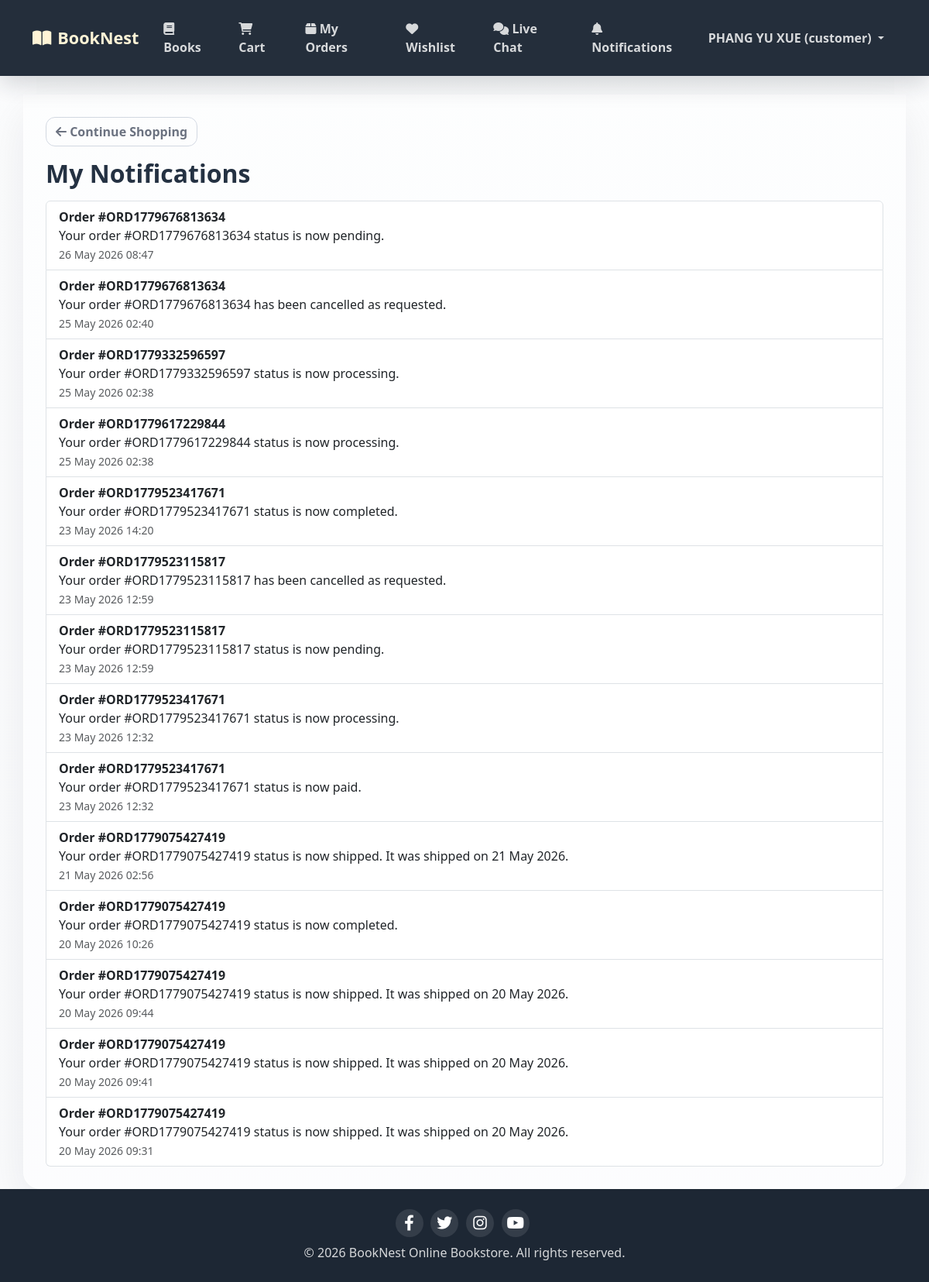
The page /Customer/notification.php (signed in) on the database its author committed.
### tables this page shows
CREATE TABLE `notifications` (
  `id` int(10) UNSIGNED NOT NULL,
  `user_id` int(10) UNSIGNED NOT NULL,
  `order_id` int(10) UNSIGNED NOT NULL,
  `message` text NOT NULL,
  `is_read` tinyint(1) DEFAULT 0,
  `created_at` timestamp NOT NULL DEFAULT current_timestamp()
);

CREATE TABLE `orders` (
  `id` int(10) UNSIGNED NOT NULL,
  `user_id` int(10) UNSIGNED NOT NULL,
  `order_number` varchar(50) NOT NULL,
  `total_amount` decimal(10,2) NOT NULL,
  `status` enum('pending','paid','processing','shipped','completed','cancelled') NOT NULL DEFAULT 'pending',
  `payment_status` enum('unpaid','paid') NOT NULL DEFAULT 'unpaid',
  `payment_proof` varchar(255) DEFAULT NULL,
  `order_date` timestamp NOT NULL DEFAULT current_timestamp(),
  `discount_amount` decimal(10,2) DEFAULT 0.00,
  `voucher_code` varchar(50) DEFAULT NULL,
  `cancel_requested` tinyint(1) DEFAULT 0,
  `shipped_date` datetime DEFAULT NULL,
  `cancellation_reason` text DEFAULT NULL
);

### Customer/notification.php (the view, shortened to what this page needs)
<?php
require_once '../Customize&Database/access.php';
$userId = $_SESSION['user_id'];
$stmt = $pdo->prepare("SELECT n.*, o.order_number FROM notifications n JOIN orders o ON n.order_id = o.id WHERE n.user_id = ? ORDER BY n.created_at DESC");
$stmt->execute([$userId]);
$notifications = $stmt->fetchAll();
include '../Customize&Database/header.php';
?>
<div class="mb-3">
    <a href="selectBook.php" class="btn btn-outline-secondary">
        <i class="fas fa-arrow-left"></i> Continue Shopping
    </a>
</div>
<h2>My Notifications</h2>
<?php if (count($notifications) == 0): ?>
    <div class="alert alert-info">You have no notifications.</div>
<?php else: ?>
    <div class="list-group">
        <?php foreach ($notifications as $notif): ?>
            <div class="list-group-item">
                <strong>Order #<?= htmlspecialchars($notif['order_number']) ?></strong><br>
                <?= htmlspecialchars($notif['message']) ?><br>
                <small class="text-muted"><?= date('d M Y H:i', strtotime($notif['created_at'])) ?></small>
            </div>
        <?php endforeach; ?>
    </div>
<?php endif; ?>
<?php include '../Customize&Database/footer.php'; ?>

### Customize&Database/design.css (style rules this page uses)
html, body { min-height: 100%; margin: 0; padding: 0; }
body { background: linear-gradient(180deg, rgba(246, 248, 251, 0.35), rgba(246, 248, 251, 0.55)), url('/finalproject/booknestonlinebookstoresystem/Image/background6.jpg'); background-size: cover; background-position: center center; background-repeat: no-repeat; background-attachment: fixed; color: var(--bn-ink); display: flex; flex-direction: column; font-family: "Segoe UI", Arial, sans-serif; min-height: 100vh; }
body, p, .description, .card-text { color: var(--bn-ink); font-weight: 400; }
h1, h2, h3, h4, h5, .navbar-brand { letter-spacing: 0; }
h2, h3 { color: var(--bn-ink); font-weight: 800; margin-bottom: 1rem; }
.btn { border-radius: 12px; font-weight: 700; }
.btn-outline-secondary { border-color: #d2d8e1; color: var(--bn-muted); }

### rows shown on the page
notifications: order.order_number "ORD1779676813634", message "Your order #ORD1779676813634 status is now pending.", created_at "26 May 2026 08:47"
notifications: order.order_number "ORD1779676813634", message "Your order #ORD1779676813634 has been cancelled as requested.", created_at "25 May 2026 02:40"
notifications: order.order_number "ORD1779332596597", message "Your order #ORD1779332596597 status is now processing.", created_at "25 May 2026 02:38"
notifications: order.order_number "ORD1779617229844", message "Your order #ORD1779617229844 status is now processing.", created_at "25 May 2026 02:38"
notifications: order.order_number "ORD1779523417671", message "Your order #ORD1779523417671 status is now completed.", created_at "23 May 2026 14:20"
notifications: order.order_number "ORD1779523115817", message "Your order #ORD1779523115817 has been cancelled as requested.", created_at "23 May 2026 12:59"
notifications: order.order_number "ORD1779523115817", message "Your order #ORD1779523115817 status is now pending.", created_at "23 May 2026 12:59"
notifications: order.order_number "ORD1779523417671", message "Your order #ORD1779523417671 status is now processing.", created_at "23 May 2026 12:32"
notifications: order.order_number "ORD1779523417671", message "Your order #ORD1779523417671 status is now paid.", created_at "23 May 2026 12:32"
notifications: order.order_number "ORD1779075427419", message "Your order #ORD1779075427419 status is now shipped. It was shipped on 21 May 2026.", created_at "21 May 2026 02:56"
notifications: order.order_number "ORD1779075427419", message "Your order #ORD1779075427419 status is now completed.", created_at "20 May 2026 10:26"
notifications: order.order_number "ORD1779075427419", message "Your order #ORD1779075427419 status is now shipped. It was shipped on 20 May 2026.", created_at "20 May 2026 09:44"
notifications: order.order_number "ORD1779075427419", message "Your order #ORD1779075427419 status is now shipped. It was shipped on 20 May 2026.", created_at "20 May 2026 09:41"
notifications: order.order_number "ORD1779075427419", message "Your order #ORD1779075427419 status is now shipped. It was shipped on 20 May 2026.", created_at "20 May 2026 09:31"

### other values the page prints
$_SESSION['user_name'] "PHANG YU XUE"
$_SESSION['user_role'] "customer"
